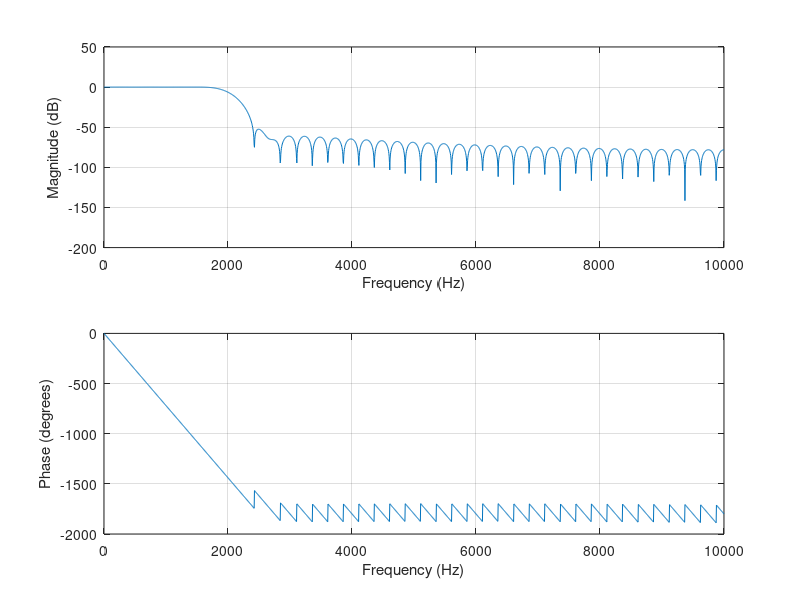

This chart was generated by the following MATLAB code: (Note: this script raises an error after producing the figure.)
%% Experiment 06 - Design low-pass FIR filter

clear;
clc;
close all;

%% Results folder

projectRoot = fileparts(fileparts(mfilename('fullpath')));
resultsDir = fullfile(projectRoot, 'results', 'matlab');

if ~exist(resultsDir, 'dir')
    mkdir(resultsDir);
end
%% Basic settings

Fs = 20000;             % Sampling frequency

%% Filter specifications

cutoffFrequency = 2000; % Keep frequencies below about 2 kHz
filterOrder = 80;

%% Normalize cutoff frequency

normalizedCutoff = cutoffFrequency / (Fs/2);

%% Design FIR low-pass filter

b = fir1(filterOrder, normalizedCutoff, 'low');

%% Examine frequency response

fig1 = figure;

freqz(b, 1, 2048, Fs);

sgtitle('Frequency Response of FIR Low-Pass Filter');

%% Hide axes toolbars

allAxes = findall(fig1, 'Type', 'axes');

for ax = allAxes'
    ax.Toolbar.Visible = 'off';
end

drawnow;

%% Save figure

exportgraphics( ...
    fig1, ...
    fullfile(resultsDir, '06_fir_lowpass_filter_response.png'), ...
    'Resolution', 300);
